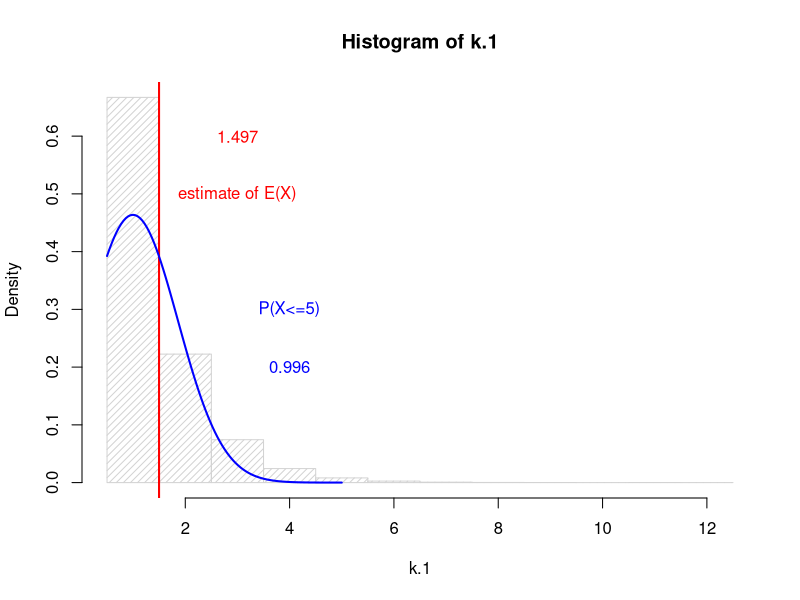

Write the R code that produced this figure. (Note: a time limit stopped this script after it produced the figure.)
### Rock Paper Scissors
# Author: Tomsaz Gliniecki
## how many trials to win/loose
## how many trials to win (win = 3 wins)

# R=1,S=3,P=2;
elements <- c("R","P","S");
p <- c(1/3,1/3,1/3);
n <- 1e5;

ties <- 0;

play_rps <- function(lives=1) {
    p0win <- 0;
    p1win <- 0;
    #game loop
    t <- 0;
    while(1) {

        #independent choices
        player0 <- sample(elements,size=1,prob=p);
        player1 <- sample(elements,size=1,prob=p);

        ifelse ((player0=="R" && player1=="S"), p0win <- p0win+1,
        ifelse ((player0=="R" && player1=="P"), p1win <- p1win+1,
        
        ifelse ((player0=="P" && player1=="R"), p0win <- p0win+1,
        ifelse ((player0=="P" && player1=="S"), p1win <- p1win+1,

        ifelse ((player0=="S" && player1=="P"), p0win <- p0win+1,
        ifelse ((player0=="S" && player1=="R"), p1win <- p1win+1,NA))))));

        t <- t+1;       

        if (p0win>=lives || p1win>=lives) {
            break
        }
    }

    return(t);
}
# arrays of numbers of trials till succes per simulation.
k.1 = c();
k.3 = c();
k.5 = c();

# simulation loop 1 lives
for (i in c(0:n)) {
    k.1<- c(k.1,play_rps());
}
    # draw graph
hist(k.1,dens=20,breaks=seq(from=(min(k.1)-0.5),to=(max(k.1)+0.5),by=1),freq=FALSE);mean(k.1);
abline(v=mean(k.1),col="red",lwd=2);
text(3,0.5,"estimate of E(X)", col = "red");
text(3,0.6,round(mean(k.1),digits=3), col = "red");

curve(dnorm(x+0.5, mean=mean(k.1), sd=sd(k.1)),to=5, add=TRUE, col="blue", lwd=2);
text(4,0.2,round(mean(k.1 <= 5),3),col="blue");
text(4,0.3,"P(X<=5)",col="blue");

# simulation loop 3 lives
for (i in c(0:n)) {
    k.3 <- c(k.3,play_rps(3));
}
    # draw graph
hist(k.3,dens=20,breaks=seq(from=(min(k.3)-0.5),to=(max(k.3)+0.5),by=1),freq=FALSE);mean(k.3);
abline(v=mean(k.3),col="red",lwd=2);
text(9,0.15,"estimate of E(X)", col = "red");
text(9,0.14,round(mean(k.3),digits=3), col = "red");

curve(dnorm(x+0.5, mean=mean(k.3), sd=sd(k.3)),from=8, add=TRUE, col="blue", lwd=2);
text(12,0.05,round(mean(k.3 >= 8),3),col="blue");
text(12,0.06,"P(X>=8)",col="blue");

# simulation loop 5 lives
for (i in c(0:n)) {
    k.5 <- c(k.5,play_rps(5));
}
    # draw graph
hist(k.5,dens=20,breaks=seq(from=(min(k.5)-0.5),to=(max(k.5)+0.5),by=1),freq=FALSE);mean(k.5);
abline(v=mean(k.5),col="red",lwd=2);
text(15,0.12,"estimate of E(X)", col = "red");
text(15,0.11,round(mean(k.5),digits=3), col = "red");

curve(dnorm(x+0.5, mean=mean(k.5), sd=sd(k.5)),from=8,add=TRUE, col="blue", lwd=2);
text(20,0.04,round(mean(k.5 >= 8),3),col="blue");
text(20,0.05,"P(X>=8)",col="blue");
